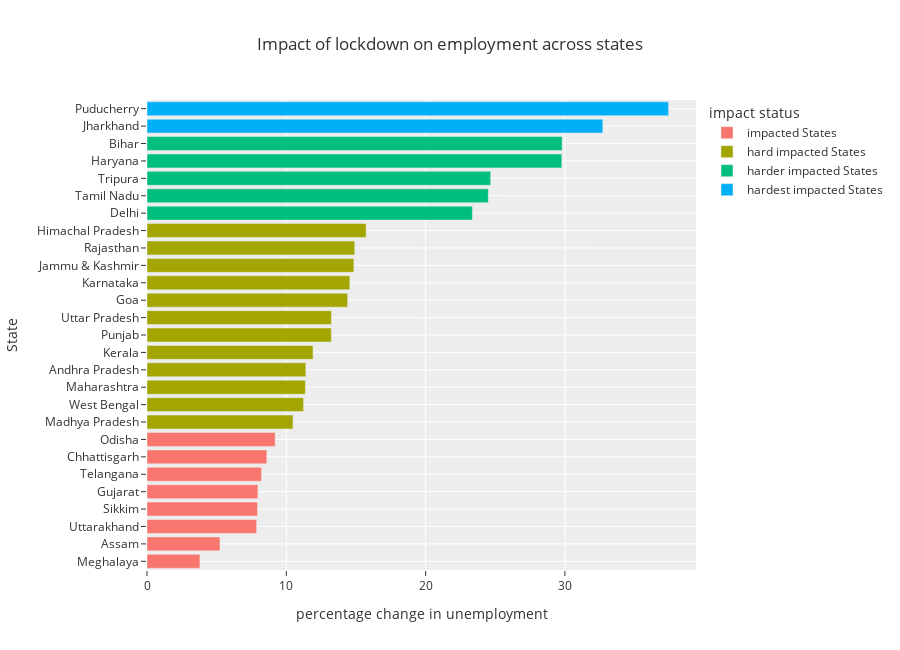

This figure's notebook cell:
### Code cell
fig = px.bar(plot_per, y='State',x='percentage change in unemployment',color='impact status',
            title='Impact of lockdown on employment across states',template='ggplot2',height=650)
fig.show()

### Figure 1 — Plotly figure (JSON) as saved in the notebook; plotly's stock layout.template omitted (floating-point values rounded to 4 significant figures)
{"data": [{"alignmentgroup": "True", "hovertemplate": "impact status=impacted States<br>percentage change in unemployment=%{x}<br>State=%{y}<extra></extra>", "legendgroup": "impacted States", "marker": {"color": "#F8766D", "pattern": {"shape": ""}}, "name": "impacted States", "offsetgroup": "impacted States", "orientation": "h", "showlegend": true, "textposition": "auto", "type": "bar", "x": [3.8, 5.24, 7.87, 7.93, 7.96, 8.22, 8.6, 9.2], "xaxis": "x", "y": ["Meghalaya", "Assam", "Uttarakhand", "Sikkim", "Gujarat", "Telangana", "Chhattisgarh", "Odisha"], "yaxis": "y"}, {"alignmentgroup": "True", "hovertemplate": "impact status=hard impacted States<br>percentage change in unemployment=%{x}<br>State=%{y}<extra></extra>", "legendgroup": "hard impacted States", "marker": {"color": "#A3A500", "pattern": {"shape": ""}}, "name": "hard impacted States", "offsetgroup": "hard impacted States", "orientation": "h", "showlegend": true, "textposition": "auto", "type": "bar", "x": [10.48, 11.24, 11.37, 11.4, 11.92, 13.23, 13.24, 14.4, 14.56, 14.85, 14.91, 15.73], "xaxis": "x", "y": ["Madhya Pradesh", "West Bengal", "Maharashtra", "Andhra Pradesh", "Kerala", "Punjab", "Uttar Pradesh", "Goa", "Karnataka", "Jammu & Kashmir", "Rajasthan", "Himachal Pradesh"], "yaxis": "y"}, {"alignmentgroup": "True", "hovertemplate": "impact status=harder impacted States<br>percentage change in unemployment=%{x}<br>State=%{y}<extra></extra>", "legendgroup": "harder impacted States", "marker": {"color": "#00BF7D", "pattern": {"shape": ""}}, "name": "harder impacted States", "offsetgroup": "harder impacted States", "orientation": "h", "showlegend": true, "textposition": "auto", "type": "bar", "x": [23.36, 24.5, 24.67, 29.78, 29.8], "xaxis": "x", "y": ["Delhi", "Tamil Nadu", "Tripura", "Haryana", "Bihar"], "yaxis": "y"}, {"alignmentgroup": "True", "hovertemplate": "impact status=hardest impacted States<br>percentage change in unemployment=%{x}<br>State=%{y}<extra></extra>", "legendgroup": "hardest impacted States", "marker": {"color": "#00B0F6", "pattern": {"shape": ""}}, "name": "hardest impacted States", "offsetgroup": "hardest impacted States", "orientation": "h", "showlegend": true, "textposition": "auto", "type": "bar", "x": [32.72, 37.44], "xaxis": "x", "y": ["Jharkhand", "Puducherry"], "yaxis": "y"}], "layout": {"barmode": "relative", "height": 650, "legend": {"title": {"text": "impact status"}, "tracegroupgap": 0}, "title": {"text": "Impact of lockdown on employment across states"}, "xaxis": {"anchor": "y", "domain": [0, 1], "title": {"text": "percentage change in unemployment"}}, "yaxis": {"anchor": "x", "domain": [0, 1], "title": {"text": "State"}}}}
